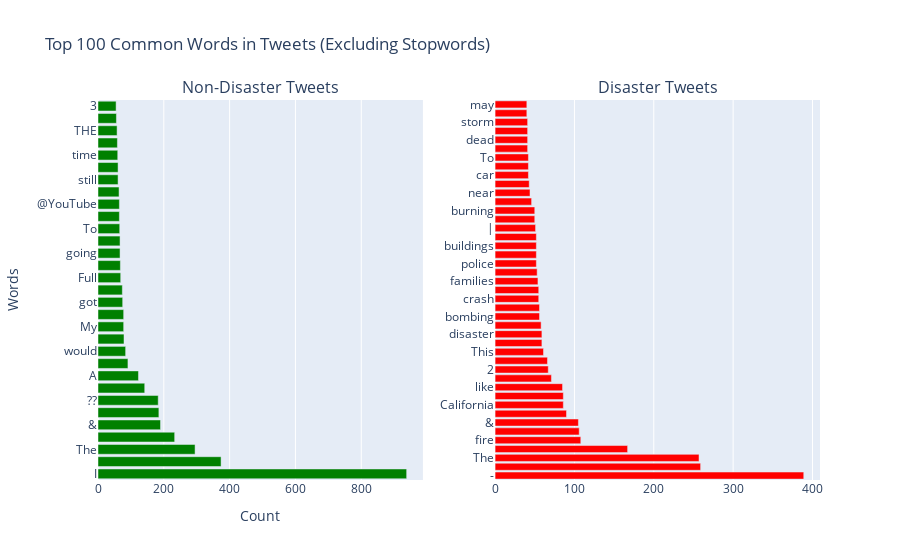

The notebook cell saved with this chart:
### Markdown cell above
🔆 Les mots les plus communs

### Code cell
plot_most_common_words(raw=True, top=100)

### Figure 1 — Plotly figure (JSON) as saved in the notebook; plotly's stock layout.template omitted (floating-point values rounded to 4 significant figures)
{"data": [{"marker": {"color": "green"}, "name": "Non-Disaster", "orientation": "h", "type": "bar", "x": [938, 374, 295, 233, 190, 185, 183, 142, 123, 91, 84, 79, 78, 78, 75, 74, 69, 68, 67, 67, 66, 65, 65, 64, 61, 61, 60, 59, 58, 56, 55], "xaxis": "x", "y": ["I", "-", "The", "like", "&amp;", "I'm", "??", "get", "A", "|", "would", "You", "My", "2", "got", "????", "Full", "If", "going", "video", "To", "In", "@YouTube", "body", "still", "back", "time", "love", "THE", "can't", "3"], "yaxis": "y"}, {"marker": {"color": "red"}, "name": "Disaster", "orientation": "h", "type": "bar", "x": [389, 259, 257, 167, 108, 106, 105, 90, 86, 86, 85, 71, 67, 66, 61, 59, 59, 58, 56, 56, 55, 55, 54, 53, 52, 52, 52, 52, 51, 50, 50, 46, 44, 43, 42, 42, 42, 41, 41, 41, 41, 40, 40], "xaxis": "x2", "y": ["-", "I", "The", "A", "fire", "...", "&amp;", "In", "California", "killed", "like", "suicide", "2", "More", "This", "Hiroshima", "disaster", "Northern", "bombing", "bomber", "crash", "bomb", "families", "fires", "police", "Obama", "buildings", "fatal", "|", "train", "burning", "Malaysia", "near", "nuclear", "car", "Police", "To", "get", "dead", "After", "storm", "I'm", "may"], "yaxis": "y2"}], "layout": {"annotations": [{"font": {"size": 16}, "showarrow": false, "text": "Non-Disaster Tweets", "x": 0.225, "xanchor": "center", "xref": "paper", "y": 1, "yanchor": "bottom", "yref": "paper"}, {"font": {"size": 16}, "showarrow": false, "text": "Disaster Tweets", "x": 0.775, "xanchor": "center", "xref": "paper", "y": 1, "yanchor": "bottom", "yref": "paper"}], "showlegend": false, "title": {"text": "Top 100 Common Words in Tweets (Excluding Stopwords)"}, "xaxis": {"anchor": "y", "domain": [0, 0.45], "title": {"text": "Count"}}, "xaxis2": {"anchor": "y2", "domain": [0.55, 1]}, "yaxis": {"anchor": "x", "domain": [0, 1], "title": {"text": "Words"}}, "yaxis2": {"anchor": "x2", "domain": [0, 1]}}}
